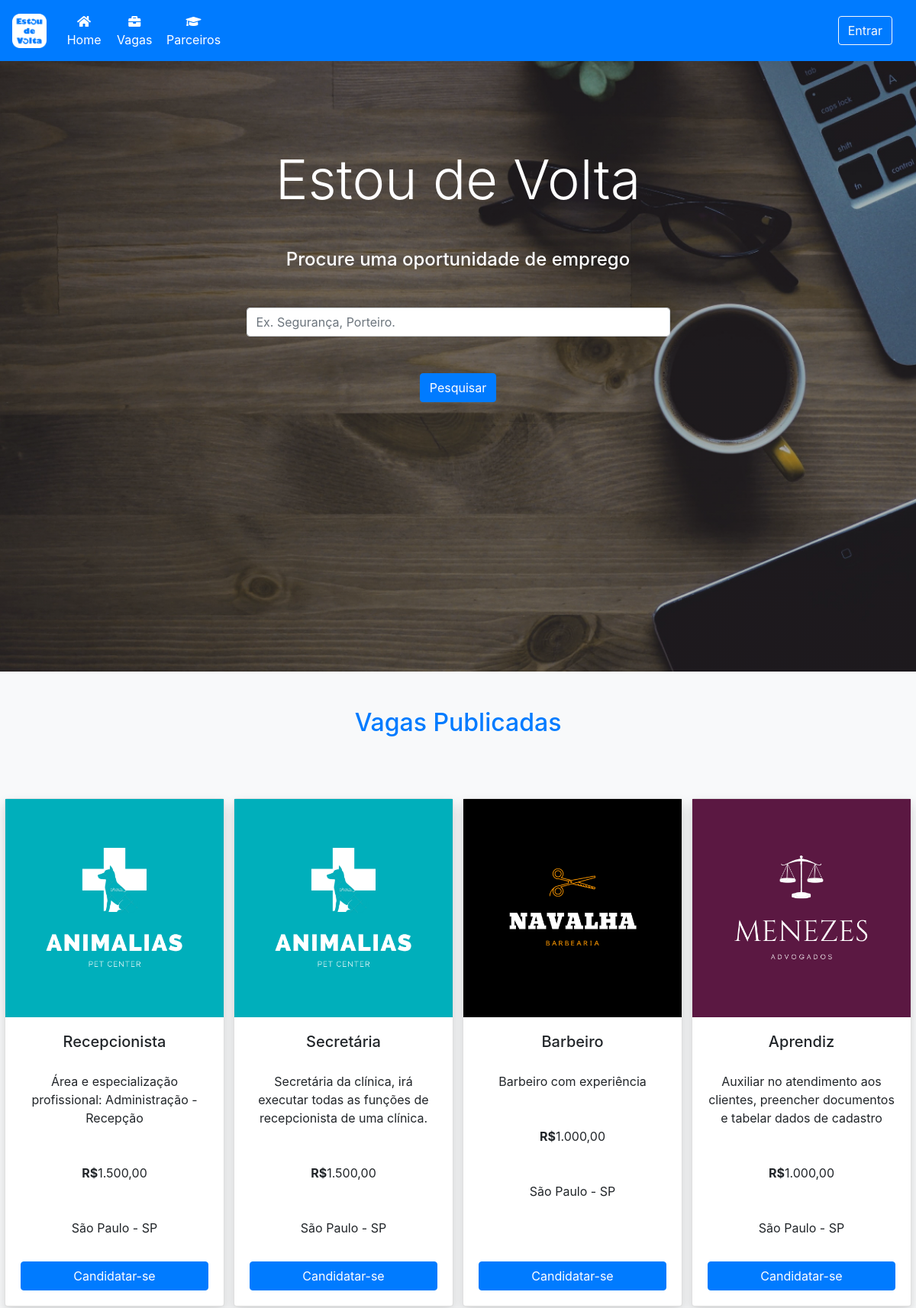
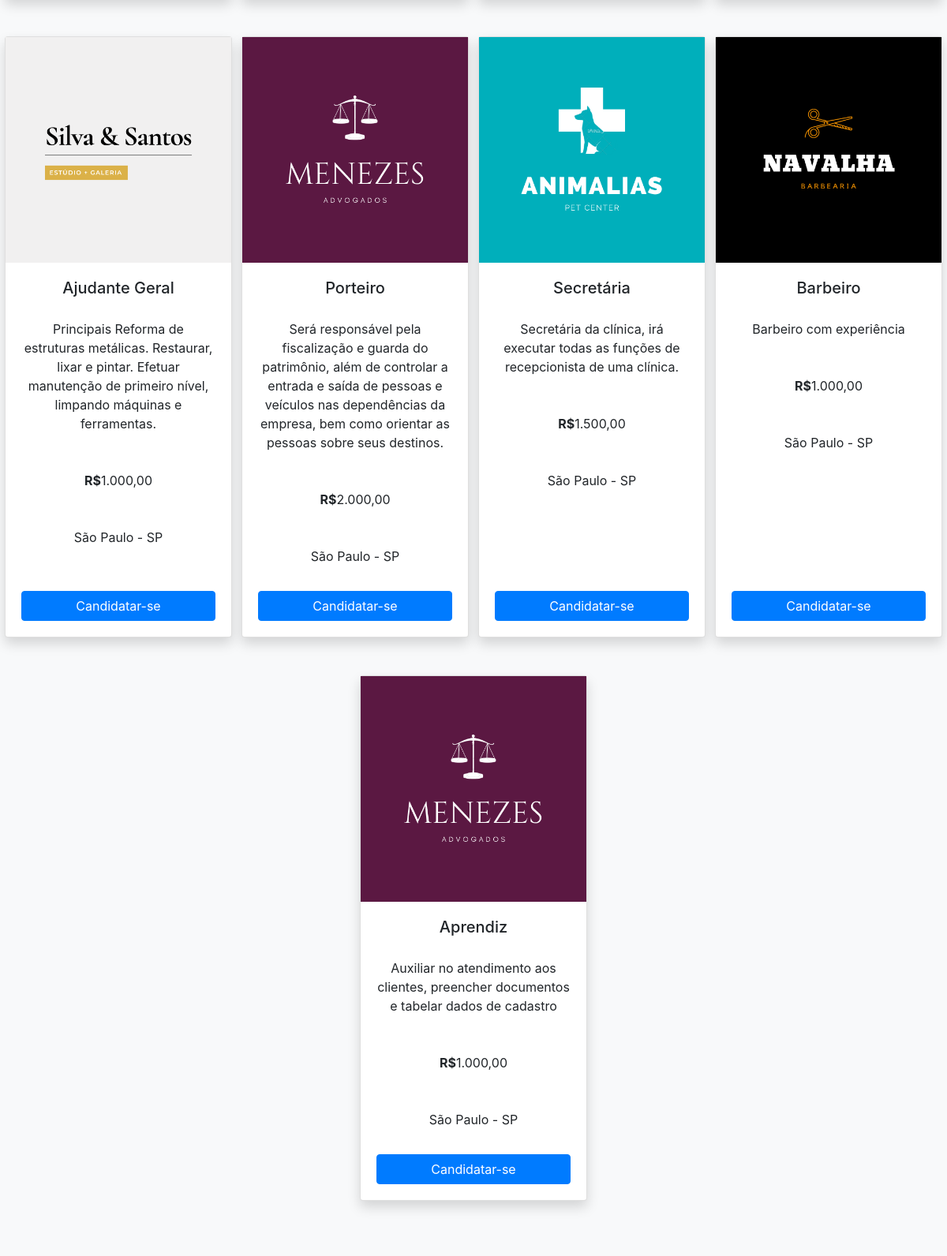
Page /vagas.php (upper part) on the committed database (2 pictures, top to bottom).
### tables this page shows
CREATE TABLE `vagas` (
  `id` int(11) NOT NULL,
  `vaga` varchar(150) NOT NULL,
  `descricao` varchar(200) NOT NULL,
  `empregador` varchar(120) NOT NULL,
  `localizacao` varchar(60) NOT NULL,
  `salario` varchar(11) NOT NULL,
  `imagem` varchar(255) NOT NULL
);

### vagas.php (the view, shortened to what this page needs)
<?php
require("includes/header.php");
$sql = "SELECT * FROM vagas";
$result = mysqli_query($conexao, $sql);
?>
<div class="jumbotron jumbotron-fluid text-center text-white my-0">
    <div class="container py-5">
        <h1 class="display-3">Estou de Volta</h1>
        <h2 class="h4 my-5">Procure uma oportunidade de emprego</h2>
        <form class="form mx-auto">
            <input class="form-control mx-auto" type="search" placeholder="Ex. Segurança, Porteiro." aria-label="Ex. Segurança, Porteiro">
            <a href="#vagas" class="btn btn-primary mx-auto my-5">Pesquisar</a>
        </form>
    </div>
</div>
<div class="container-fluid bg-light text-center py-5" id="vagas">
    <h2 class="text-center pb-5 text-primary">Vagas Publicadas</h2>
    <div class="row text-center">
        <?php
        if ($result && mysqli_num_rows($result) > 0) {
            while ($row = mysqli_fetch_assoc($result)) {
        ?>
        <div class="card mx-auto shadow bg-white rounded my-4" style="width: 18rem;">
            <img class="img_cards" class="card-img-top" src="<?php echo $row['imagem']; ?>" alt="" width="100%">
            <div class="card-body d-flex flex-column mt-auto ">
                <h5 class="card-title"><?php echo $row['vaga']; ?></h5>
                <p class="card-text py-3"><?php echo $row['descricao']; ?> </p>
                <p class="card-text py-3"><strong>R$</strong><?php echo $row['salario']; ?></p>
                <p class="card-text py-3"><?php echo $row['localizacao']; ?></p>
                <a href="#" class="btn btn-primary mt-auto" onclick="btncolor(this)">Candidatar-se</a>
            </div>
        </div>
        <?php
            }
        } else {
            echo "Nenhuma vaga encontrada.";
        }
        ?>
    </div>
</div>
<?php require("includes/footer.php"); ?>

### includes/header.php (shortened to what this page needs)
<!doctype html>
<html lang="pt-br">
<head>
    <link rel="stylesheet" href="https://stackpath.bootstrapcdn.com/bootstrap/4.3.1/css/bootstrap.min.css">
    <link rel="stylesheet" href="https://pro.fontawesome.com/releases/v5.13.0/css/all.css">
    <link rel="stylesheet" href="http://cdnjs.cloudflare.com/ajax/libs/font-awesome/4.6.3/css/font-awesome.min.css">
    <link rel="stylesheet" href="assets/css/styles.css">
</head>
<body class="bg-light">
    <nav class="navbar navbar-expand-lg navbar-dark bg-primary">
        <a class="navbar-brand" href="index.php">
            <img src="assets/img/logo.png" alt="Estou de Volta" width="45px" title="Estou de Volta">
        </a>
        <div class="collapse navbar-collapse text-center" id="navbarTogglerDemo03">
            <ul class="navbar-nav mr-auto mt-2 mt-lg-0">
                <li class="nav-item active">
                    <a class="nav-link" href="index.php"><i class="fas fa-home"></i> Home <span class="sr-only">(current)</span></a>
                </li>
                <li class="nav-item active">
                    <a class="nav-link" href="vagas.php"><i class="fas fa-briefcase"></i> Vagas </a>
                </li>
                <li class="nav-item active">
                    <a class="nav-link" href="parceiros.php"><i class="fas fa-graduation-cap"></i> Parceiros </a>
                </li>
            </ul>
            <div class="container-fluid text-center text-md-right">
                <a href="login.php" class="btn btn-outline-light">Entrar</a>
            </div>
        </div>
    </nav>

### includes/footer.php (shortened to what this page needs)
</body>
</html>

### assets/css/styles.css (style rules this page uses)
html { scroll-behavior: smooth; }
.form { width: 50%; }
.jumbotron { background: linear-gradient(0deg, rgba(0, 0, 0, 0.3), rgba(0, 0, 0, 0.3)), url(../img/jobs.jpg); background-attachment: scroll; background-position: center; background-repeat: no-repeat; background-size: cover; width: 100%; height: 100vh; }

### rows in the picture
vagas: imagem (picture), vaga "Recepcionista", descricao "Área e especialização profissional: Administração - Recepção", salario "1.500,00", localizacao "São Paulo - SP"
vagas: imagem (picture), vaga "Secretária", descricao "Secretária da clínica, irá executar todas as funções de recepcionista de uma clínica.", salario "1.500,00", localizacao "São Paulo - SP"
vagas: imagem (picture), vaga "Barbeiro", descricao "Barbeiro com experiência", salario "1.000,00", localizacao "São Paulo - SP"
vagas: imagem (picture), vaga "Aprendiz", descricao "Auxiliar no atendimento aos clientes, preencher documentos e tabelar dados de cadastro", salario "1.000,00", localizacao "São Paulo - SP"
vagas: imagem (picture), vaga "Ajudante Geral", descricao "Principais Reforma de estruturas metálicas. Restaurar, lixar e pintar. Efetuar manutenção de primeiro nível, limpando máquinas e ferramentas.", salario "1.000,00", localizacao "São Paulo - SP"
vagas: imagem (picture), vaga "Porteiro", descricao "Será responsável pela fiscalização e guarda do patrimônio, além de controlar a entrada e saída de pessoas e veículos nas dependências da empresa, bem como orientar as pessoas sobre seus destinos.", salario "2.000,00", localizacao "São Paulo - SP"
vagas: imagem (picture), vaga "Secretária", descricao "Secretária da clínica, irá executar todas as funções de recepcionista de uma clínica.", salario "1.500,00", localizacao "São Paulo - SP"
vagas: imagem (picture), vaga "Barbeiro", descricao "Barbeiro com experiência", salario "1.000,00", localizacao "São Paulo - SP"
vagas: imagem (picture), vaga "Aprendiz", descricao "Auxiliar no atendimento aos clientes, preencher documentos e tabelar dados de cadastro", salario "1.000,00", localizacao "São Paulo - SP"
